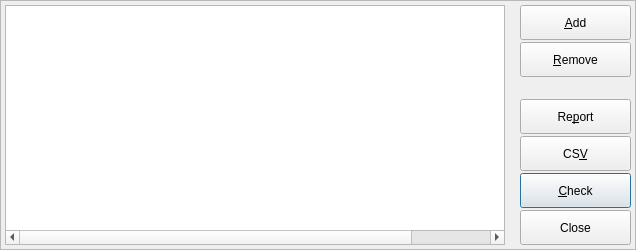
        <widget class="QFrame" name="csvFrame2">
         <property name="enabled">
          <bool>true</bool>
         </property>
         <property name="sizePolicy">
          <sizepolicy hsizetype="MinimumExpanding" vsizetype="MinimumExpanding">
           <horstretch>0</horstretch>
           <verstretch>0</verstretch>
          </sizepolicy>
         </property>
         <property name="minimumSize">
          <size>
           <width>0</width>
           <height>201</height>
          </size>
         </property>
         <property name="toolTip">
          <string notr="true"/>
         </property>
         <property name="frameShape">
          <enum>QFrame::StyledPanel</enum>
         </property>
         <property name="frameShadow">
          <enum>QFrame::Raised</enum>
         </property>
         <layout class="QGridLayout" name="csvFrame2Grid">
          <property name="leftMargin">
           <number>4</number>
          </property>
          <property name="topMargin">
           <number>4</number>
          </property>
          <property name="rightMargin">
           <number>4</number>
          </property>
          <property name="bottomMargin">
           <number>4</number>
          </property>
          <property name="spacing">
           <number>15</number>
          </property>
          <item row="0" column="0">
           <widget class="QTableWidget" name="csvFileTable">
            <property name="sizePolicy">
             <sizepolicy hsizetype="MinimumExpanding" vsizetype="MinimumExpanding">
              <horstretch>0</horstretch>
              <verstretch>0</verstretch>
             </sizepolicy>
            </property>
            <property name="minimumSize">
             <size>
              <width>500</width>
              <height>29</height>
             </size>
            </property>
            <property name="mouseTracking">
             <bool>true</bool>
            </property>
            <property name="frameShape">
             <enum>QFrame::StyledPanel</enum>
            </property>
            <property name="frameShadow">
             <enum>QFrame::Sunken</enum>
            </property>
            <property name="editTriggers">
             <set>QAbstractItemView::NoEditTriggers</set>
            </property>
            <property name="tabKeyNavigation">
             <bool>false</bool>
            </property>
            <property name="showDropIndicator" stdset="0">
             <bool>false</bool>
            </property>
            <property name="dragDropOverwriteMode">
             <bool>false</bool>
            </property>
            <property name="selectionBehavior">
             <enum>QAbstractItemView::SelectRows</enum>
            </property>
            <property name="verticalScrollMode">
             <enum>QAbstractItemView::ScrollPerPixel</enum>
            </property>
            <property name="horizontalScrollMode">
             <enum>QAbstractItemView::ScrollPerPixel</enum>
            </property>
            <property name="wordWrap">
             <bool>false</bool>
            </property>
            <property name="cornerButtonEnabled">
             <bool>false</bool>
            </property>
            <property name="rowCount">
             <number>0</number>
            </property>
            <property name="columnCount">
             <number>2</number>
            </property>
            <attribute name="horizontalHeaderVisible">
             <bool>false</bool>
            </attribute>
            <attribute name="horizontalHeaderCascadingSectionResizes">
             <bool>false</bool>
            </attribute>
            <attribute name="horizontalHeaderDefaultSectionSize">
             <number>299</number>
            </attribute>
            <attribute name="horizontalHeaderHighlightSections">
             <bool>false</bool>
            </attribute>
            <attribute name="horizontalHeaderMinimumSectionSize">
             <number>256</number>
            </attribute>
            <attribute name="horizontalHeaderShowSortIndicator" stdset="0">
             <bool>false</bool>
            </attribute>
            <attribute name="horizontalHeaderStretchLastSection">
             <bool>true</bool>
            </attribute>
            <attribute name="verticalHeaderVisible">
             <bool>false</bool>
            </attribute>
            <attribute name="verticalHeaderDefaultSectionSize">
             <number>24</number>
            </attribute>
            <attribute name="verticalHeaderHighlightSections">
             <bool>false</bool>
            </attribute>
            <attribute name="verticalHeaderMinimumSectionSize">
             <number>16</number>
            </attribute>
            <column/>
            <column/>
           </widget>
          </item>
          <item row="0" column="2">
           <layout class="QVBoxLayout" name="verticalLayout_4">
            <property name="spacing">
             <number>2</number>
            </property>
            <item>
             <widget class="QPushButton" name="csvFileButton1">
              <property name="sizePolicy">
               <sizepolicy hsizetype="Fixed" vsizetype="Fixed">
                <horstretch>0</horstretch>
                <verstretch>0</verstretch>
               </sizepolicy>
              </property>
              <property name="minimumSize">
               <size>
                <width>111</width>
                <height>35</height>
               </size>
              </property>
              <property name="toolTip">
               <string/>
              </property>
              <property name="statusTip">
               <string notr="true"/>
              </property>
              <property name="whatsThis">
               <string notr="true"/>
              </property>
              <property name="accessibleName">
               <string notr="true"/>
              </property>
              <property name="accessibleDescription">
               <string notr="true"/>
              </property>
              <property name="text">
               <string>&amp;Add</string>
              </property>
             </widget>
            </item>
            <item>
             <widget class="QPushButton" name="csvFileButton2">
              <property name="sizePolicy">
               <sizepolicy hsizetype="Fixed" vsizetype="Fixed">
                <horstretch>0</horstretch>
                <verstretch>0</verstretch>
               </sizepolicy>
              </property>
              <property name="minimumSize">
               <size>
                <width>111</width>
                <height>35</height>
               </size>
              </property>
              <property name="toolTip">
               <string/>
              </property>
              <property name="statusTip">
               <string notr="true"/>
              </property>
              <property name="whatsThis">
               <string notr="true"/>
              </property>
              <property name="accessibleName">
               <string notr="true"/>
              </property>
              <property name="accessibleDescription">
               <string notr="true"/>
              </property>
              <property name="text">
               <string>&amp;Remove</string>
              </property>
             </widget>
            </item>
            <item>
             <spacer name="verticalSpacer">
              <property name="orientation">
               <enum>Qt::Vertical</enum>
              </property>
              <property name="sizeHint" stdset="0">
               <size>
                <width>20</width>
                <height>20</height>
               </size>
              </property>
             </spacer>
            </item>
            <item>
             <widget class="QPushButton" name="csvCheckButton2">
              <property name="sizePolicy">
               <sizepolicy hsizetype="Fixed" vsizetype="Fixed">
                <horstretch>0</horstretch>
                <verstretch>0</verstretch>
               </sizepolicy>
              </property>
              <property name="minimumSize">
               <size>
                <width>111</width>
                <height>35</height>
               </size>
              </property>
              <property name="toolTip">
               <string/>
              </property>
              <property name="statusTip">
               <string notr="true"/>
              </property>
              <property name="whatsThis">
               <string notr="true"/>
              </property>
              <property name="accessibleName">
               <string notr="true"/>
              </property>
              <property name="accessibleDescription">
               <string notr="true"/>
              </property>
              <property name="text">
               <string>Re&amp;port</string>
              </property>
             </widget>
            </item>
            <item>
             <widget class="QPushButton" name="csvCheckButton3">
              <property name="sizePolicy">
               <sizepolicy hsizetype="Fixed" vsizetype="Fixed">
                <horstretch>0</horstretch>
                <verstretch>0</verstretch>
               </sizepolicy>
              </property>
              <property name="minimumSize">
               <size>
                <width>111</width>
                <height>35</height>
               </size>
              </property>
              <property name="toolTip">
               <string/>
              </property>
              <property name="statusTip">
               <string notr="true"/>
              </property>
              <property name="whatsThis">
               <string notr="true"/>
              </property>
              <property name="accessibleName">
               <string notr="true"/>
              </property>
              <property name="accessibleDescription">
               <string notr="true"/>
              </property>
              <property name="text">
               <string>CS&amp;V</string>
              </property>
             </widget>
            </item>
            <item>
             <widget class="QPushButton" name="csvCheckButton1">
              <property name="sizePolicy">
               <sizepolicy hsizetype="Fixed" vsizetype="Fixed">
                <horstretch>0</horstretch>
                <verstretch>0</verstretch>
               </sizepolicy>
              </property>
              <property name="minimumSize">
               <size>
                <width>111</width>
                <height>35</height>
               </size>
              </property>
              <property name="toolTip">
               <string/>
              </property>
              <property name="statusTip">
               <string notr="true"/>
              </property>
              <property name="whatsThis">
               <string notr="true"/>
              </property>
              <property name="accessibleName">
               <string notr="true"/>
              </property>
              <property name="text">
               <string>&amp;Check</string>
              </property>
              <property name="default">
               <bool>true</bool>
              </property>
             </widget>
            </item>
            <item>
             <widget class="QPushButton" name="csvCloseButton">
              <property name="sizePolicy">
               <sizepolicy hsizetype="Fixed" vsizetype="Fixed">
                <horstretch>0</horstretch>
                <verstretch>0</verstretch>
               </sizepolicy>
              </property>
              <property name="minimumSize">
               <size>
                <width>111</width>
                <height>35</height>
               </size>
              </property>
              <property name="text">
               <string>Close</string>
              </property>
             </widget>
            </item>
           </layout>
          </item>
         </layout>
        </widget>
